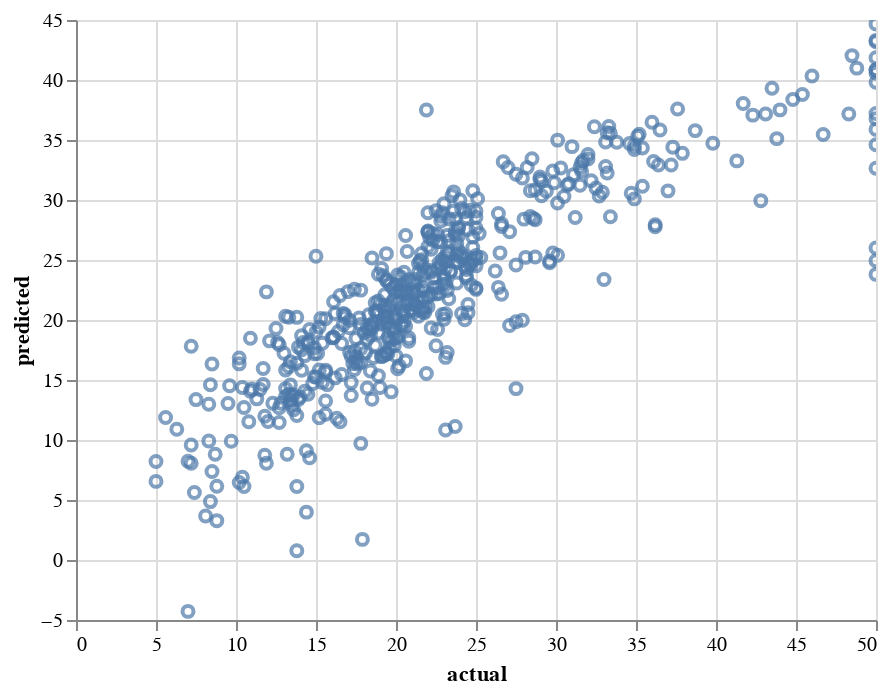

Source (notebook cell):
### Markdown cell above
# Draw chart of actual price against prediced price

### Code cell
results = pd.DataFrame({"predicted": (X@phi2).reshape(-1),
                        "actual": y.reshape(-1)})

alt.Chart(results).mark_point().encode(
    x='actual', y="predicted",
    tooltip=['actual', 'predicted']
).interactive()

### Figure 1 — Vega-Lite specification as saved in the notebook (floating-point values rounded to 4 significant figures; data arrays with more than 128 entries replaced by an {"elided": "..."} marker saying what was removed)
{"config": {"view": {"continuousWidth": 400, "continuousHeight": 300}}, "data": {"name": "data-18dd4d3e4e034dea900aae6684e987e4"}, "mark": "point", "encoding": {"tooltip": [{"type": "quantitative", "field": "actual"}, {"type": "quantitative", "field": "predicted"}], "x": {"type": "quantitative", "field": "actual"}, "y": {"type": "quantitative", "field": "predicted"}}, "selection": {"selector003": {"type": "interval", "bind": "scales", "encodings": ["x", "y"]}}, "$schema": "https://vega.github.io/schema/vega-lite/v4.8.1.json", "datasets": {"data-18dd4d3e4e034dea900aae6684e987e4": {"elided": "506 records"}}}
